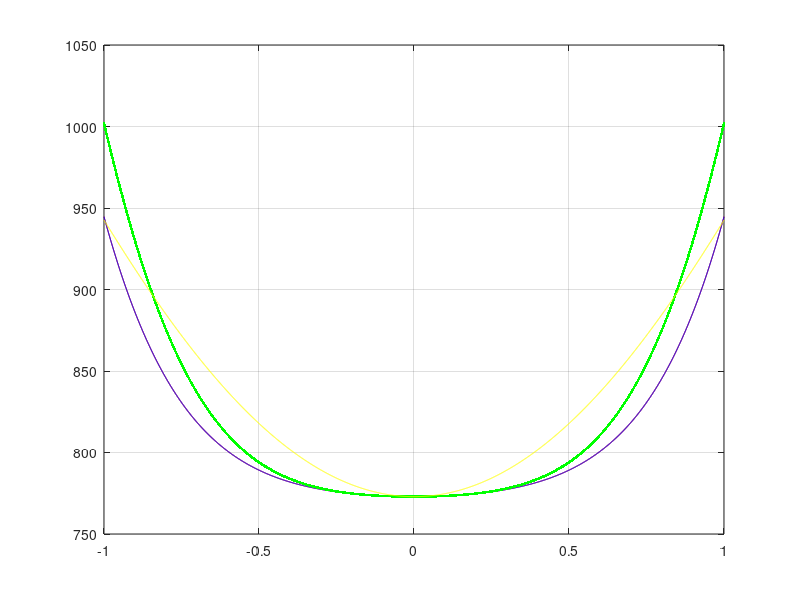

Recreate this plot in MATLAB.
clear all


load xout.dat
load yout.dat
load zout.dat
load xyout.dat



plot(xout(:,1),xout(:,5),'r',yout(:,1),yout(:,5),'b',xyout(:,1),xyout(:,5),'.g',zout(:,1),zout(:,5),'y');
grid